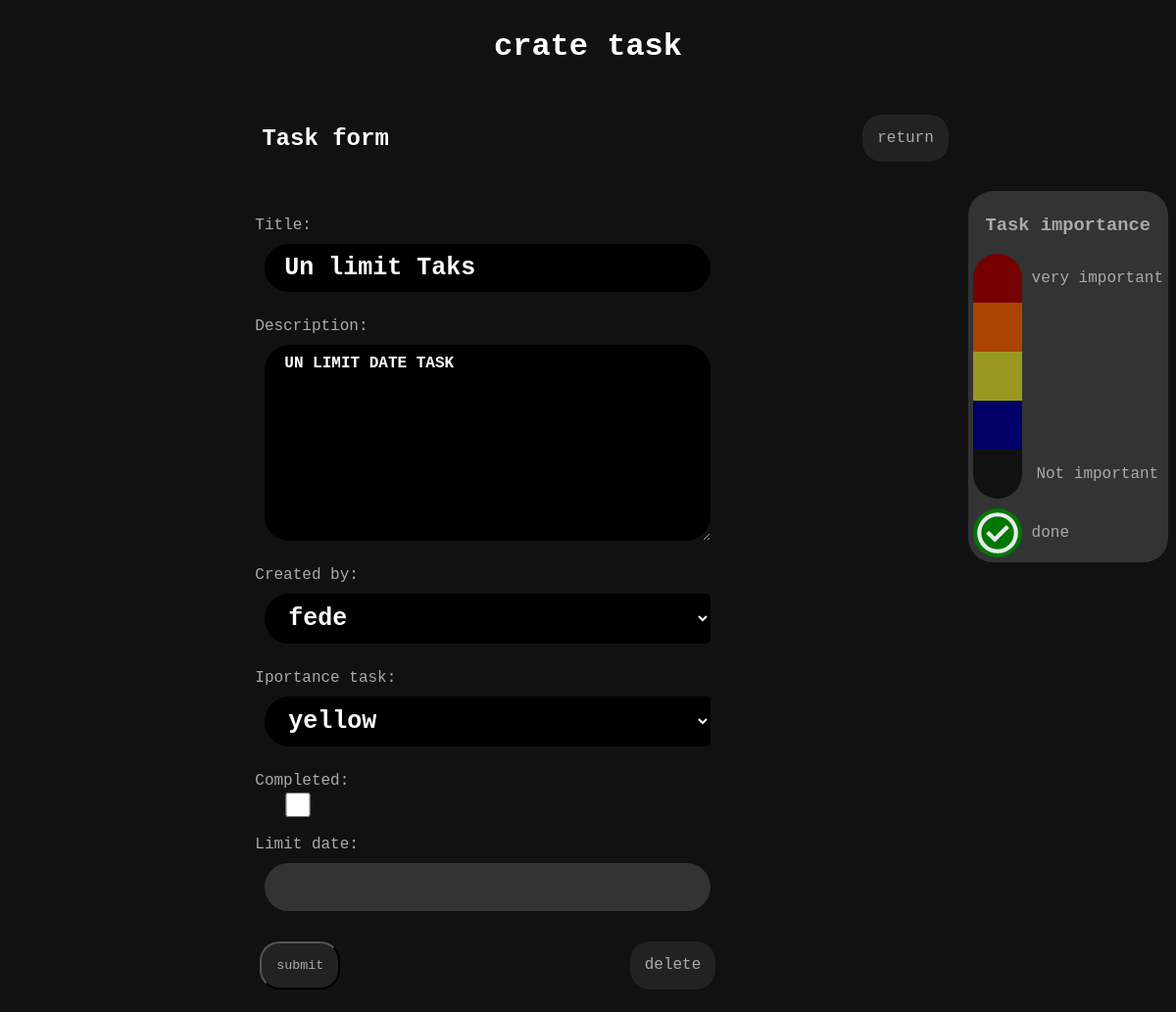
The page /update/8/ on the database its author committed.
### taskapp/models.py (models this page shows, shortened)
class Task (models.Model):
  title = models.CharField(max_length=50 , null=False)
  description = models.TextField(blank=True)
  created_by = models.ForeignKey(User , on_delete=models.CASCADE , null=False)
  iportance_task = models.ForeignKey(Importance_task , on_delete=models.CASCADE , null=False)
  create_task  = models.DateField(null=True , blank=False , default=timezone.now)
  completation_date = models.DateField(null=True , blank=True)
  completed = models.BooleanField(default=False)
  limit_date = models.DateField(null=True , blank=True)

### taskapp/views.py (the view, shortened to what this page needs)
# urls.py: path('update/<int:task_id>/',views.task_update,name='task_update'),
def task_update(request, task_id):
  task = get_object_or_404(Task, id=task_id)
  if request.method == 'GET':
    form = TaskUpdateForm(instance=task)
    return render(request,'task_form.html',{'form':form,'task_id':task_id})
  print ('error')

### taskapp/form.py
class TaskUpdateForm(ModelForm):
  class Meta:
    model = Task
    fields = '__all__'
    exclude = ['completation_date','create_task']

### taskapp/models.py (called while the page is built)
  def __str__(self):
      return self.importance

### templates/task_form.html (shortened to what this page needs)
{% load static %}
<!DOCTYPE html>
<html lang="en">
<head>
  <link rel="stylesheet" href={% static "task_form.css" %}>
  <link rel="stylesheet" href={% static "importance.css" %}>
</head>
<body>
  <header>
    <h1>  crate task  </h1>
    <div class='header_list'>
      <h2>Task form </h2>
      <a href={% url 'task_list' %} class='btn'> return  </a>
    </div>
  </header>
  <main>
    <form actiom = {% url "task_list" %} method='POST'>
      {{form.as_p}}
      <div class ='end-form-btn'>
        <input class='btn' type="submit" value="submit">
        {% if task_id %}
          <a class='btn delete' href="{% url 'task_delete' task_id %}">delete</a>
        {% endif %}
      </div>
    </form>
  </main>
  <aside>
    {% include "importance.html" %}
  </aside>
</body>
</html>

### static/task_form.css (style rules this page uses)
* { color: #aaa; font-family: 'Courier New', Courier, monospace; }
body { background-color: #111; display: flex; flex-wrap: wrap; }
header { width: 100%; }
h1 { color: #fff; text-align: center; }
h2 { display: block; margin: 40px; color: #fff; }
.header_list { display: flex; align-items: center; justify-content: space-around; }
main { margin: 10px; flex-grow: 1; display: flex; flex-direction: column; align-items: center; gap:20px; }
aside { position: sticky; height: 100%; top: 10px; }
form > p { display: flex; flex-direction: column; }
#id_title,#id_description,#id_created_by,#id_iportance_task,#id_limit_date { margin: 10px; background: #000; border: none; border-radius: 25px; font-size: 25px; padding: 10px 20px; font-weight: 900; color: #fff }
.end-form-btn { display: flex; justify-content: space-between; }
#id_description { font-size: initial; }
#id_created_by,#id_iportance_task { border-radius: 25px 5px 5px 25px; }
#id_limit_date { color: #000; background-color: #333; }
#id_completed { height: 25px; width: 80px; }

### rows shown on the page
Task: title "Un limit Taks", description "UN LIMIT DATE TASK", created_by "fede", iportance_task "yellow"
